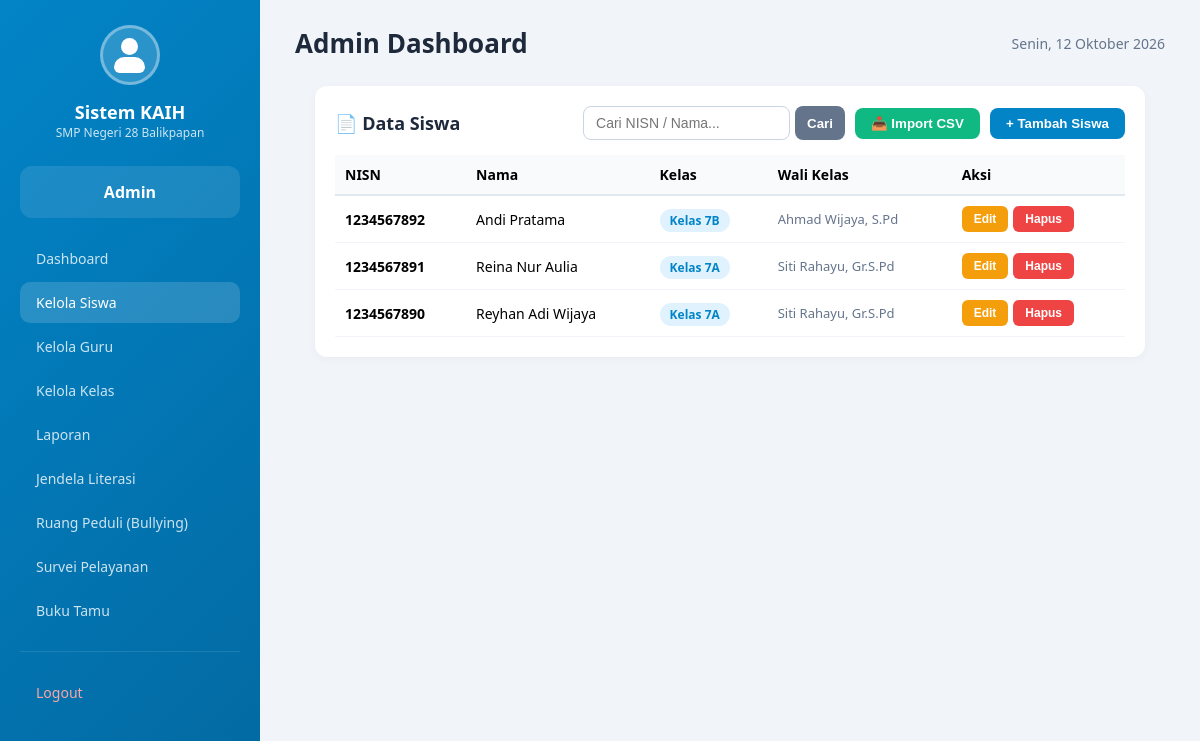
/aplikasi/admin/siswa.php (signed in), run on the app's committed database.
### tables this page shows
CREATE TABLE `siswa` (
  `id` bigint UNSIGNED NOT NULL,
  `nisn` varchar(30) NOT NULL,
  `nama_siswa` varchar(100) NOT NULL,
  `kelas` varchar(50) DEFAULT NULL,
  `jenis_kelamin` enum('L','P') DEFAULT NULL,
  `wali_kelas_id` bigint UNSIGNED DEFAULT NULL,
  `created_at` timestamp NULL DEFAULT NULL,
  `updated_at` timestamp NULL DEFAULT NULL
);

### aplikasi/admin/siswa.php (the view, shortened to what this page needs)
<?php
require_once '../../config/database.php';
$search = trim($_GET['q'] ?? '');
$query = "SELECT * FROM siswa";
$params = [];
$query .= " ORDER BY nama_siswa ASC";
$stmtSiswa = $pdo->prepare($query);
$stmtSiswa->execute($params);
$daftar_siswa = $stmtSiswa->fetchAll(PDO::FETCH_ASSOC);
$mapWaliKelas = [];
try {
    $stmtWali = $pdo->query("SELECT nama_guru, kelas, jabatan FROM guru");
    while ($row = $stmtWali->fetch(PDO::FETCH_ASSOC)) {
        if (!empty($row['kelas'])) {
            $mapWaliKelas[trim($row['kelas'])] = $row['nama_guru'];
        }
        elseif (!empty($row['jabatan']) && stripos($row['jabatan'], 'Wali Kelas') !== false) {
            $kelasDariJabatan = trim(str_ireplace('Wali Kelas', '', $row['jabatan']));
            if (!empty($kelasDariJabatan)) {
                $mapWaliKelas[$kelasDariJabatan] = $row['nama_guru'];
            }
        }
    }
} catch (PDOException $e) {
    try {
        $stmtWali2 = $pdo->query("SELECT nama_guru, jabatan FROM guru WHERE jabatan LIKE '%Wali Kelas%'");
        while ($row = $stmtWali2->fetch(PDO::FETCH_ASSOC)) {
            $kelasDariJabatan = trim(str_ireplace('Wali Kelas', '', $row['jabatan']));
            if (!empty($kelasDariJabatan)) {
                $mapWaliKelas[$kelasDariJabatan] = $row['nama_guru'];
            }
        }
    } catch (PDOException $ex) {}
}
require_once '../includes/header-kaih.php';
?>
<div class="card" style="padding: 20px; background: white; border-radius: 12px; box-shadow: 0 2px 10px rgba(0,0,0,0.04); margin: 20px;">
    <div style="display: flex; justify-content: space-between; align-items: center; margin-bottom: 15px; flex-wrap: wrap; gap: 10px;">
        <h3 style="margin: 0;">📄 Data Siswa</h3>
        <div style="display: flex; gap: 10px; align-items: center; flex-wrap: wrap;">
            <form method="GET" action="" style="display: flex; gap: 5px;">
                <input type="text" name="q" value="<?php echo htmlspecialchars($search); ?>" placeholder="Cari NISN / Nama..." style="padding: 8px 12px; border: 1px solid #cbd5e1; border-radius: 8px; font-size: 14px; outline: none;">
                <button type="submit" style="padding: 8px 12px; background: #64748b; color: white; border: none; border-radius: 8px; cursor: pointer; font-weight: 600;">Cari</button>
            </form>
            <button onclick="openModalImport()" style="padding: 8px 16px; background: #10b981; color: white; border: none; border-radius: 8px; cursor: pointer; font-weight: 600;">
                📥 Import CSV
            </button>
            <button onclick="openModalTambah()" style="padding: 8px 16px; background: #0284c7; color: white; border: none; border-radius: 8px; cursor: pointer; font-weight: 600;">
                + Tambah Siswa
            </button>
        </div>
    </div>
    <div style="overflow-x: auto;">
        <table style="width: 100%; border-collapse: collapse; font-size: 14px;">
            <thead>
                <tr style="background: #f8fafc; text-align: left;">
                    <th style="padding: 10px; border-bottom: 2px solid #e2e8f0;">NISN</th>
                    <th style="padding: 10px; border-bottom: 2px solid #e2e8f0;">Nama</th>
                    <th style="padding: 10px; border-bottom: 2px solid #e2e8f0;">Kelas</th>
                    <th style="padding: 10px; border-bottom: 2px solid #e2e8f0;">Wali Kelas</th>
                    <th style="padding: 10px; border-bottom: 2px solid #e2e8f0;">Aksi</th>
                </tr>
            </thead>
            <tbody>
                <?php if (empty($daftar_siswa)): ?>
                    <tr>
                        <td colspan="5" style="padding: 20px; text-align: center; color: #94a3b8;">Tidak ada data siswa ditemukan</td>
                    </tr>
                <?php else: ?>
                    <?php foreach ($daftar_siswa as $s): ?>
                        <tr>
                            <td style="padding: 10px; border-bottom: 1px solid #f1f5f9;"><b><?php echo htmlspecialchars($s['nisn']); ?></b></td>
                            <td style="padding: 10px; border-bottom: 1px solid #f1f5f9;"><?php echo htmlspecialchars($s['nama_siswa']); ?></td>
                            <td style="padding: 10px; border-bottom: 1px solid #f1f5f9;">
                                <span style="background: #e0f2fe; color: #0284c7; padding: 3px 10px; border-radius: 20px; font-size: 12px; font-weight: 700;">
                                    <?php echo htmlspecialchars($s['kelas']); ?>
                                </span>
                            </td>
                            <td style="padding: 10px; border-bottom: 1px solid #f1f5f9; color: #64748b; font-size: 13px;">
                                <?php
                                    $waliKelasText = $mapWaliKelas[$s['kelas']] ?? 'Belum Ada';
                                    echo htmlspecialchars($waliKelasText);
                                ?>
                            </td>
                            <td style="padding: 10px; border-bottom: 1px solid #f1f5f9;">
                                <div style="display: flex; gap: 5px;">
                                    <button type="button" onclick="openModalEdit(<?php echo htmlspecialchars(json_encode([
                                        'id' => $s['id'],
                                        'nisn' => $s['nisn'],
                                        'nama_siswa' => $s['nama_siswa'],
                                        'kelas' => $s['kelas']
                                    ])); ?>)" style="padding: 6px 12px; background: #f59e0b; color: white; border: none; border-radius: 6px; cursor: pointer; font-size: 12px; font-weight: 600;">
                                        Edit
                                    </button>
                                    <form method="POST" action="" onsubmit="return confirm('Yakin ingin menghapus siswa ini beserta akun login-ya?');" style="margin: 0;">
                                        <button type="submit" style="padding: 6px 12px; background: #ef4444; color: white; border: none; border-radius: 6px; cursor: pointer; font-size: 12px; font-weight: 600;">
                                            Hapus
                                        </button>
                                    </form>
                                </div>
                            </td>
                        </tr>
                    <?php endforeach; ?>
                <?php endif; ?>
            </tbody>
        </table>
    </div>
    </div>
</div>

### aplikasi/includes/header-kaih.php (style rules this page uses)
* { margin: 0; padding: 0; box-sizing: border-box; }
body { font-family: 'Segoe UI', Tahoma, Geneva, Verdana, sans-serif; background: #f1f5f9; min-height: 100vh; }
.card { background: white; padding: 22px; border-radius: 16px; box-shadow: 0 2px 10px rgba(0,0,0,0.05); margin-bottom: 20px; }
.card h3 { font-size: 18px; color: #1e293b; margin-bottom: 12px; }

### data on the page
siswa: nisn "1234567892", nama_siswa "Andi Pratama", kelas "Kelas 7B", kelas "Ahmad Wijaya, S.Pd"
siswa: nisn "1234567891", nama_siswa "Reina Nur Aulia", kelas "Kelas 7A", kelas "Siti Rahayu, Gr.S.Pd"
siswa: nisn "1234567890", nama_siswa "Reyhan Adi Wijaya", kelas "Kelas 7A", kelas "Siti Rahayu, Gr.S.Pd"

### other printed values
$sidebarLabel "Admin"
$role "Admin"
tanggalIndo() "Senin, 12 Oktober 2026"
